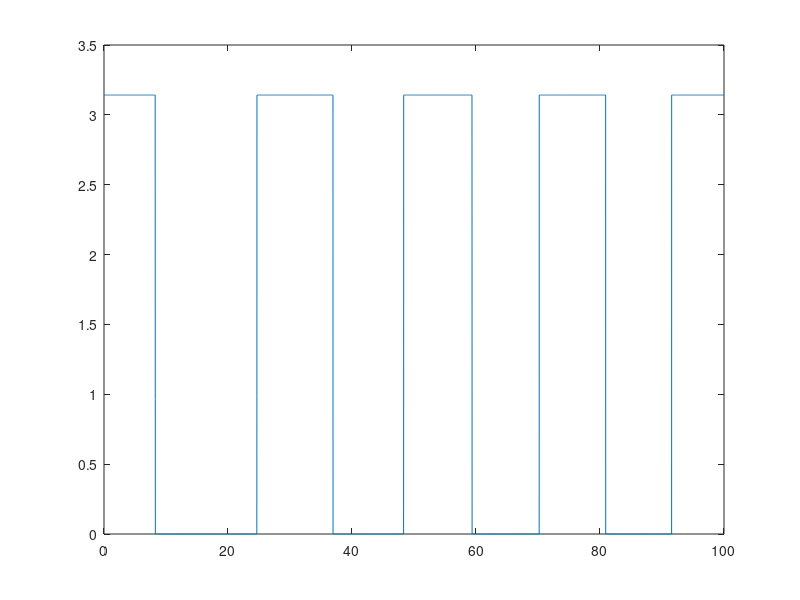

This figure's MATLAB source: (Note: this script raises an error after producing the figure.)
%srivastavajmps16 Figure 2 method applied to Lead - Silicone
clc
w=8*2*pi*10^5;
mu1=1.49*10^10;
mu2=4*10^4;
ro1=11600;
ro2=1300;
h1=0.0013;
h2=0.003;
h=h1+h2;
coef11=(ro1/mu1)*(w^2);
coef12=(ro2/mu2)*(w^2);

limsup=100;
step=0.01;
imK2h=0:step:limsup;
K2=-i*imK2h/h;
k11=sqrt(coef11-(K2.^2));
k12=sqrt(coef12-(K2.^2));
num2=mu2*k12;
num1=mu1*k11;
coefaux1=num2./num1;
coefaux2=num1./num2;
coefaux=coefaux1+coefaux2;


trM1=cos(h2*k12).*cos(h1*k11);
trM2=0.5*coefaux.*sin(h2*k12).*sin(h1*k11);
trM=trM1-trM2;
atrM=acos(trM);
iatrM=imag(acos(trM));
ratrM=real(acos(trM));

l1=plot(imK2h,ratrM);
l1.Color='blue';
hold on
l2=plot(imK2h, iatrM);
l2.Color='green';
legend({'real(K1h)','imag(K1h)'},'Location','southeast')
xlabel('imag(K2h)'); 
ylabel('K1h'); 
headline='f='+string(w/(2*pi*1000))+' kHz';
prompt=text(limsup/10, max(max(ratrM),max(iatrM)), headline);

%{
plot(imK2h,ratrM)
hold on
plot(imK2h, iatrM)
%}
